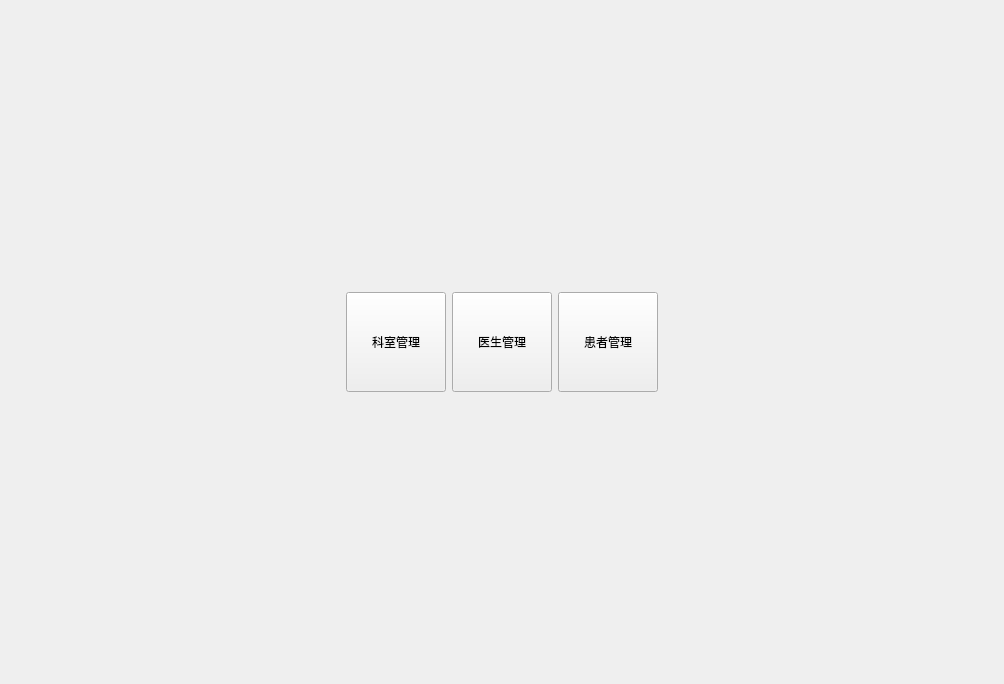
<?xml version="1.0" encoding="UTF-8"?>
<ui version="4.0">
 <class>WelcomeView</class>
 <widget class="QWidget" name="WelcomeView">
  <property name="geometry">
   <rect>
    <x>0</x>
    <y>0</y>
    <width>1004</width>
    <height>684</height>
   </rect>
  </property>
  <property name="windowTitle">
   <string>欢迎</string>
  </property>
  <layout class="QVBoxLayout" name="verticalLayout_2">
   <item>
    <layout class="QVBoxLayout" name="verticalLayout">
     <item>
      <spacer name="verticalSpacer">
       <property name="orientation">
        <enum>Qt::Orientation::Vertical</enum>
       </property>
       <property name="sizeHint" stdset="0">
        <size>
         <width>20</width>
         <height>40</height>
        </size>
       </property>
      </spacer>
     </item>
     <item>
      <layout class="QHBoxLayout" name="horizontalLayout_2">
       <item>
        <spacer name="horizontalSpacer">
         <property name="orientation">
          <enum>Qt::Orientation::Horizontal</enum>
         </property>
         <property name="sizeHint" stdset="0">
          <size>
           <width>40</width>
           <height>20</height>
          </size>
         </property>
        </spacer>
       </item>
       <item>
        <layout class="QHBoxLayout" name="horizontalLayout">
         <item>
          <widget class="QPushButton" name="pushButton">
           <property name="minimumSize">
            <size>
             <width>100</width>
             <height>100</height>
            </size>
           </property>
           <property name="text">
            <string>科室管理</string>
           </property>
          </widget>
         </item>
         <item>
          <widget class="QPushButton" name="pushButton_2">
           <property name="minimumSize">
            <size>
             <width>100</width>
             <height>100</height>
            </size>
           </property>
           <property name="text">
            <string>医生管理</string>
           </property>
          </widget>
         </item>
         <item>
          <widget class="QPushButton" name="pushButton_3">
           <property name="minimumSize">
            <size>
             <width>100</width>
             <height>100</height>
            </size>
           </property>
           <property name="text">
            <string>患者管理</string>
           </property>
          </widget>
         </item>
        </layout>
       </item>
       <item>
        <spacer name="horizontalSpacer_2">
         <property name="orientation">
          <enum>Qt::Orientation::Horizontal</enum>
         </property>
         <property name="sizeHint" stdset="0">
          <size>
           <width>40</width>
           <height>20</height>
          </size>
         </property>
        </spacer>
       </item>
      </layout>
     </item>
     <item>
      <spacer name="verticalSpacer_2">
       <property name="orientation">
        <enum>Qt::Orientation::Vertical</enum>
       </property>
       <property name="sizeHint" stdset="0">
        <size>
         <width>20</width>
         <height>40</height>
        </size>
       </property>
      </spacer>
     </item>
    </layout>
   </item>
  </layout>
 </widget>
 <resources/>
 <connections/>
</ui>
